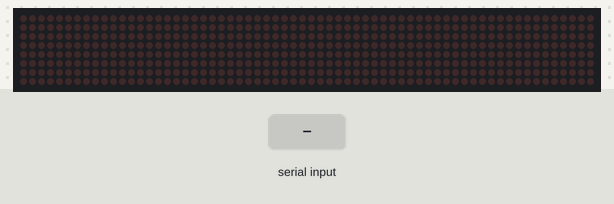
Bench run of a sketch on a simulated Arduino Uno, built with avr-gcc and run on an emulated ATmega328P. Shown: 64×8 LED matrix. The test bench sets the inputs (shaded band).

Above: at 1.2 s.
1.3 s: "1" received over the second serial link
At 2.4 s:
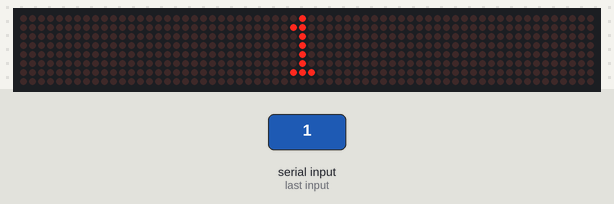
4.3 s: "0" received over the second serial link
At 6.5 s:
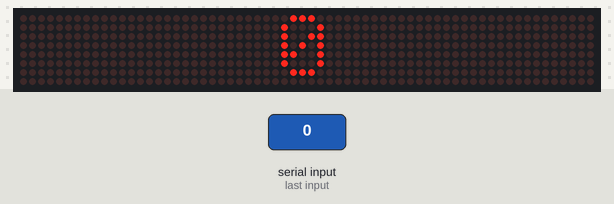
Timing chart, 0 to 8.0 s (numbered marks = the images above; inputs shaded):
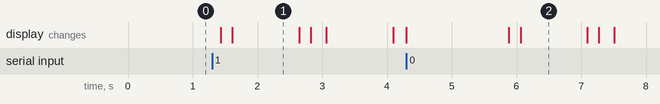

The sketch:

bt_led.ino
```cpp
#include <SoftwareSerial.h>
#include <MD_Parola.h>
#include <MD_MAX72xx.h>
#include <SPI.h>
#include "Parola_Fonts_data.h"

#define USE_UI_CONTROL 0

#define HARDWARE_TYPE MD_MAX72XX::ICSTATION_HW
#define MAX_DEVICES 8
#define CLK_PIN 13
#define DATA_PIN 11
#define CS_PIN 10
#define RX_PIN 0
#define TX_PIN 1

SoftwareSerial BTserial(RX_PIN, TX_PIN);
MD_Parola P = MD_Parola(HARDWARE_TYPE, DATA_PIN, CLK_PIN, CS_PIN, MAX_DEVICES);

uint8_t scrollSpeed = 30; // default frame delay value
textEffect_t scrollEffect = PA_SCROLL_LEFT;
textPosition_t scrollAlign = PA_LEFT;
uint16_t scrollPause = 100; // in milliseconds
textEffect_t textGrow = PA_GROW_UP;
textPosition_t growTextPosition = PA_CENTER;

// Global message buffers shared by Serial and Scrolling functions
#define BUF_SIZE 100
char curMessage[BUF_SIZE] = {"Booting..."};
char newMessage[BUF_SIZE] = {""};
bool newMessageAvailable = false;
String readString;
int repeat = 0;

//reading from Bluetooth serial, and copy readed chars to newMessage string
void readSerial(void)
{
  String readString;
  while (BTserial.available())
  {
    delay(100);
    char cp = (char)BTserial.read();
    readString += cp;
  }
  if (readString.length() > 0)
  {
    strcpy(newMessage, readString.c_str());
    newMessageAvailable = true;
    repeat = 0;
  }
  readString = "";
}

//setup the bluetooth serial and parola
void setup()
{
  Serial.begin(9600);
  BTserial.begin(9600);
  P.begin();
  P.setFont(ExtASCII);
  P.setIntensity(10);
}

// Read from serial, when new message available,
// display the text twice with grow_up or scrolling
// based on message length
void loop()
{
  readSerial();
  if (P.displayAnimate())
  {
    if (newMessageAvailable)
    {
      strcpy(curMessage, newMessage);
      if (repeat < 2)
      {
        if (strlen((char*)curMessage) > 10)
        {
          P.displayText(curMessage, scrollAlign, scrollSpeed, scrollPause, scrollEffect, scrollEffect);
        }
        else if (strlen((char*)curMessage) <= 10)
        {
          P.displayText(curMessage, growTextPosition, 30, 1000, textGrow, textGrow);
        }
        repeat++;
      } else {
        newMessageAvailable = false;
        P.displayReset();
        strcpy(curMessage, "");
      }
    }
  }
}
```

Parola_Fonts_data.h
```cpp
// Data file for UTF-8 example user defined fonts
#pragma once

MD_MAX72XX::fontType_t ExtASCII[] PROGMEM =
    {
        0,                               // 0 - 'Unused'
        0,                               // 1 - 'Unused'
        0,                               // 2 - 'Unused'
        0,                               // 3 - 'Unused'
        0,                               // 4 - 'Unused'
        0,                               // 5 - 'Unused'
        0,                               // 6 - 'Unused'
        0,                               // 7 - 'Unused'
        0,                               // 8 - 'Unused'
        0,                               // 9 - 'Unused'
        0,                               // 10 - 'Unused'
        0,                               // 11 - 'Unused'
        0,                               // 12 - 'Unused'
        0,                               // 13 - 'Unused'
        0,                               // 14 - 'Unused'
        0,                               // 15 - 'Unused'
        0,                               // 16 - 'Unused'
        0,                               // 17 - 'Unused'
        0,                               // 18 - 'Unused'
        0,                               // 19 - 'Unused'
        0,                               // 20 - 'Unused'
        0,                               // 21 - 'Unused'
        0,                               // 22 - 'Unused'
        0,                               // 23 - 'Unused'
        0,                               // 24 - 'Unused'
        0,                               // 25 - 'Unused'
        0,                               // 26 - 'Unused'
        0,                               // 27 - 'Unused'
        0,                               // 28 - 'Unused'
        0,                               // 29 - 'Unused'
        0,                               // 30 - 'Unused'
        0,                               // 31 - 'Unused'
        2, 0, 0,                         // 32 - 'Space'
        1, 95,                           // 33 - '!'
        3, 7, 0, 7,                      // 34 - '"'
        5, 20, 127, 20, 127, 20,         // 35 - '#'
        5, 36, 42, 127, 42, 18,          // 36 - '$'
        5, 35, 19, 8, 100, 98,           // 37 - '%'
        5, 54, 73, 86, 32, 80,           // 38 - '&'
        2, 4, 3,                         // 39
        3, 28, 34, 65,                   // 40 - '('
        3, 65, 34, 28,                   // 41 - ')'
        5, 42, 28, 127, 28, 42,          // 42 - '*'
        5, 8, 8, 62, 8, 8,               // 43 - '+'
        2, 128, 96,                      // 44 - ','
        5, 8, 8, 8, 8, 8,                // 45 - '-'
        2, 96, 96,                       // 46 - '.'
        5, 32, 16, 8, 4, 2,              // 47 - '/'
        5, 62, 81, 73, 69, 62,           // 48 - '0'
        3, 66, 127, 64,                  // 49 - '1'
        5, 114, 73, 73, 73, 70,          // 50 - '2'
        5, 33, 65, 73, 77, 51,           // 51 - '3'
        5, 24, 20, 18, 127, 16,          // 52 - '4'
        5, 39, 69, 69, 69, 57,           // 53 - '5'
        5, 60, 74, 73, 73, 49,           // 54 - '6'
        5, 65, 33, 17, 9, 7,             // 55 - '7'
        5, 54, 73, 73, 73, 54,           // 56 - '8'
        5, 70, 73, 73, 41, 30,           // 57 - '9'
        1, 20,                           // 58 - ':'
        2, 128, 104,                     // 59 - ';'
        4, 8, 20, 34, 65,                // 60 - '<'
        5, 20, 20, 20, 20, 20,           // 61 - '='
        4, 65, 34, 20, 8,                // 62 - '>'
        5, 2, 1, 89, 9, 6,               // 63 - '?'
        5, 62, 65, 93, 89, 78,           // 64 - '@'
        5, 124, 18, 17, 18, 124,         // 65 - 'A'
        5, 127, 73, 73, 73, 54,          // 66 - 'B'
        5, 62, 65, 65, 65, 34,           // 67 - 'C'
        5, 127, 65, 65, 65, 62,          // 68 - 'D'
        5, 127, 73, 73, 73, 65,          // 69 - 'E'
        5, 127, 9, 9, 9, 1,              // 70 - 'F'
        5, 62, 65, 65, 81, 115,          // 71 - 'G'
        5, 127, 8, 8, 8, 127,            // 72 - 'H'
        3, 65, 127, 65,                  // 73 - 'I'
        5, 32, 64, 65, 63, 1,            // 74 - 'J'
        5, 127, 8, 20, 34, 65,           // 75 - 'K'
        5, 127, 64, 64, 64, 64,          // 76 - 'L'
        5, 127, 2, 28, 2, 127,           // 77 - 'M'
        5, 127, 4, 8, 16, 127,           // 78 - 'N'
        5, 62, 65, 65, 65, 62,           // 79 - 'O'
        5, 127, 9, 9, 9, 6,              // 80 - 'P'
        5, 62, 65, 81, 33, 94,           // 81 - 'Q'
        5, 127, 9, 25, 41, 70,           // 82 - 'R'
        5, 38, 73, 73, 73, 50,           // 83 - 'S'
        5, 3, 1, 127, 1, 3,              // 84 - 'T'
        5, 63, 64, 64, 64, 63,           // 85 - 'U'
        5, 31, 32, 64, 32, 31,           // 86 - 'V'
        5, 63, 64, 56, 64, 63,           // 87 - 'W'
        5, 99, 20, 8, 20, 99,            // 88 - 'X'
        5, 3, 4, 120, 4, 3,              // 89 - 'Y'
        5, 97, 89, 73, 77, 67,           // 90 - 'Z'
        3, 127, 65, 65,                  // 91 - '['
        5, 2, 4, 8, 16, 32,              // 92 - '\'
        3, 65, 65, 127,                  // 93 - ']'
        5, 4, 2, 1, 2, 4,                // 94 - '^'
        5, 64, 64, 64, 64, 64,           // 95 - '_'
        2, 3, 4,                         // 96 - '`'
        5, 32, 84, 84, 120, 64,          // 97 - 'a'
        5, 127, 40, 68, 68, 56,          // 98 - 'b'
        5, 56, 68, 68, 68, 40,           // 99 - 'c'
        5, 56, 68, 68, 40, 127,          // 100 - 'd'
        5, 56, 84, 84, 84, 24,           // 101 - 'e'
        4, 8, 126, 9, 2,                 // 102 - 'f'
        5, 24, 164, 164, 156, 120,       // 103 - 'g'
        5, 127, 8, 4, 4, 120,            // 104 - 'h'
        3, 68, 125, 64,                  // 105 - 'i'
        4, 64, 128, 128, 122,            // 106 - 'j'
        4, 127, 16, 40, 68,              // 107 - 'k'
        3, 65, 127, 64,                  // 108 - 'l'
        5, 124, 4, 120, 4, 120,          // 109 - 'm'
        5, 124, 8, 4, 4, 120,            // 110 - 'n'
        5, 56, 68, 68, 68, 56,           // 111 - 'o'
        5, 252, 24, 36, 36, 24,          // 112 - 'p'
        5, 24, 36, 36, 24, 252,          // 113 - 'q'
        5, 124, 8, 4, 4, 8,              // 114 - 'r'
        5, 72, 84, 84, 84, 36,           // 115 - 's'
        4, 4, 63, 68, 36,                // 116 - 't'
        5, 60, 64, 64, 32, 124,          // 117 - 'u'
        5, 28, 32, 64, 32, 28,           // 118 - 'v'
        5, 60, 64, 48, 64, 60,           // 119 - 'w'
        5, 68, 40, 16, 40, 68,           // 120 - 'x'
        5, 76, 144, 144, 144, 124,       // 121 - 'y'
        5, 68, 100, 84, 76, 68,          // 122 - 'z'
        3, 8, 54, 65,                    // 123 - '{'
        1, 119,                          // 124 - '|'
        3, 65, 54, 8,                    // 125 - '}'
        5, 2, 1, 2, 4, 2,                // 126 - '~'
        0,                               // 127 - 'Unused'
        6, 20, 62, 85, 85, 65, 34,       // 128 - 'Euro sign'
        0,                               // 129 - 'Not used'
        2, 128, 96,                      // 130 - 'Single low 9 quotation mark'
        5, 192, 136, 126, 9, 3,          // 131 - 'f with hook'
        4, 128, 96, 128, 96,             // 132 - 'Single low 9 quotation mark'
        8, 96, 96, 0, 96, 96, 0, 96, 96, // 133 - 'Horizontal ellipsis'
        3, 4, 126, 4,                    // 134 - 'Dagger'
        3, 20, 126, 20,                  // 135 - 'Double dagger'
        4, 2, 1, 1, 2,                   // 136 - 'Modifier circumflex'
        7, 35, 19, 104, 100, 2, 97, 96,  // 137 - 'Per mille sign'
        5, 72, 85, 86, 85, 36,           // 138 - 'S with caron'
        3, 8, 20, 34,                    // 139 - '< quotation'
        6, 62, 65, 65, 127, 73, 73,      // 140 - 'OE'
        0,                               // 141 - 'Not used'
        5, 68, 101, 86, 77, 68,          // 142 - 'z with caron'
        0,                               // 143 - 'Not used'
        0,                               // 144 - 'Not used'
        2, 3, 4,                         // 145 - 'Left single quote mark'
        2, 4, 3,                         // 146 - 'Right single quote mark'
        4, 3, 4, 3, 4,                   // 147 - 'Left double quote marks'
        4, 4, 3, 4, 3,                   // 148 - 'Right double quote marks'
        4, 0, 24, 60, 24,                // 149 - 'Bullet Point'
        3, 8, 8, 8,                      // 150 - 'En dash'
        5, 8, 8, 8, 8, 8,                // 151 - 'Em dash'
        4, 2, 1, 2, 1,                   // 152 - 'Small ~'
        7, 1, 15, 1, 0, 15, 2, 15,       // 153 - 'TM'
        5, 72, 85, 86, 85, 36,           // 154 - 's with caron'
        3, 34, 20, 8,                    // 155 - '> quotation'
        7, 56, 68, 68, 124, 84, 84, 8,   // 156 - 'oe'
        0,                               // 157 - 'Not used'
        5, 68, 101, 86, 77, 68,          // 158 - 'z with caron'
        5, 12, 17, 96, 17, 12,           // 159 - 'Y diaresis'
        2, 0, 0,                         // 160 - 'Non-breaking space'
        1, 125,                          // 161 - 'Inverted !'
        5, 60, 36, 126, 36, 36,          // 162 - 'Cent sign'
        5, 72, 126, 73, 65, 102,         // 163 - 'Pound sign'
        5, 34, 28, 20, 28, 34,           // 164 - 'Currency sign'
        5, 43, 47, 252, 47, 43,          // 165 - 'Yen'
        1, 119,                          // 166 - '|'
        4, 102, 137, 149, 106,           // 167 - 'Section sign'
        3, 1, 0, 1,                      // 168 - 'Spacing diaresis'
        7, 62, 65, 93, 85, 85, 65, 62,   // 169 - 'Copyright'
        3, 13, 13, 15,                   // 170 - 'Feminine Ordinal Ind.'
        5, 8, 20, 42, 20, 34,            // 171 - '<<'
        5, 8, 8, 8, 8, 56,               // 172 - 'Not sign'
        0,                               // 173 - 'Soft Hyphen'
        7, 62, 65, 127, 75, 117, 65, 62, // 174 - 'Registered Trademark'
        5, 1, 1, 1, 1, 1,                // 175 - 'Spacing Macron Overline'
        3, 2, 5, 2,                      // 176 - 'Degree'
        5, 68, 68, 95, 68, 68,           // 177 - '+/-'
        3, 25, 21, 19,                   // 178 - 'Superscript 2'
        3, 17, 21, 31,                   // 179 - 'Superscript 3'
        2, 2, 1,                         // 180 - 'Acute accent'
        4, 252, 64, 64, 60,              // 181 - 'micro (mu)'
        5, 6, 9, 127, 1, 127,            // 182 - 'Paragraph Mark'
        2, 24, 24,                       // 183 - 'Middle Dot'
        3, 128, 128, 96,                 // 184 - 'Spacing sedilla'
        2, 2, 31,                        // 185 - 'Superscript 1'
        4, 6, 9, 9, 6,                   // 186 - 'Masculine Ordinal Ind.'
        5, 34, 20, 42, 20, 8,            // 187 - '>>'
        6, 64, 47, 16, 40, 52, 250,      // 188 - '1/4'
        6, 64, 47, 16, 200, 172, 186,    // 189 - '1/2'
        6, 85, 53, 31, 40, 52, 250,      // 190 - '3/4'
        5, 48, 72, 77, 64, 32,           // 191 - 'Inverted ?'
        5, 120, 20, 21, 22, 120,         // 192 - 'A grave'
        5, 120, 22, 21, 20, 120,         // 193 - 'A acute'
        5, 122, 21, 21, 21, 122,         // 194 - 'A circumflex'
        5, 120, 22, 21, 22, 121,         // 195 - 'A tilde'
        5, 120, 21, 20, 21, 120,         // 196 - 'A diaresis'
        5, 120, 20, 21, 20, 120,         // 197 - 'A ring above'
        6, 124, 10, 9, 127, 73, 73,      // 198 - 'AE'
        5, 30, 161, 161, 97, 18,         // 199 - 'C sedilla'
        4, 124, 85, 86, 68,              // 200 - 'E grave'
        4, 124, 86, 85, 68,              // 201 - 'E acute'
        4, 126, 85, 85, 70,              // 202 - 'E circumflex'
        4, 124, 85, 84, 69,              // 203 - 'E diaresis'
        3, 68, 125, 70,                  // 204 - 'I grave'
        3, 68, 126, 69,                  // 205 - 'I acute'
        3, 70, 125, 70,                  // 206 - 'I circumplex'
        3, 69, 124, 69,                  // 207 - 'I diaresis'
        6, 4, 127, 69, 65, 65, 62,       // 208 - 'Capital Eth'
        5, 124, 10, 17, 34, 125,         // 209 - 'N tilde'
        5, 56, 68, 69, 70, 56,           // 210 - 'O grave'
        5, 56, 70, 69, 68, 56,           // 211 - 'O acute'
        5, 58, 69, 69, 69, 58,           // 212 - 'O circumflex'
        5, 56, 70, 69, 70, 57,           // 213 - 'O tilde'
        5, 56, 69, 68, 69, 56,           // 214 - 'O diaresis'
        5, 34, 20, 8, 20, 34,            // 215 - 'Multiplication sign'
        7, 64, 62, 81, 73, 69, 62, 1,    // 216 - 'O slashed'
        5, 60, 65, 66, 64, 60,           // 217 - 'U grave'
        5, 60, 64, 66, 65, 60,           // 218 - 'U acute'
        5, 60, 66, 65, 34, 125,          // 219 - 'U circumflex'
        5, 60, 65, 64, 65, 60,           // 220 - 'U diaresis'
        5, 12, 16, 98, 17, 12,           // 221 - 'Y acute'
        4, 127, 18, 18, 12,              // 222 - 'Capital thorn'
        4, 254, 37, 37, 26,              // 223 - 'Small letter sharp S'
        5, 32, 84, 85, 122, 64,          // 224 - 'a grave'
        5, 32, 84, 86, 121, 64,          // 225 - 'a acute'
        5, 34, 85, 85, 121, 66,          // 226 - 'a circumflex'
        5, 32, 86, 85, 122, 65,          // 227 - 'a tilde'
        5, 32, 85, 84, 121, 64,          // 228 - 'a diaresis'
        5, 32, 84, 85, 120, 64,          // 229 - 'a ring above'
        7, 32, 84, 84, 124, 84, 84, 8,   // 230 - 'ae'
        5, 24, 36, 164, 228, 40,         // 231 - 'c sedilla'
        5, 56, 84, 85, 86, 88,           // 232 - 'e grave'
        5, 56, 84, 86, 85, 88,           // 233 - 'e acute'
        5, 58, 85, 85, 85, 90,           // 234 - 'e circumflex'
        5, 56, 85, 84, 85, 88,           // 235 - 'e diaresis'
        3, 68, 125, 66,                  // 236 - 'i grave'
        3, 68, 126, 65,                  // 237 - 'i acute'
        3, 70, 125, 66,                  // 238 - 'i circumflex'
        3, 69, 124, 65,                  // 239 - 'i diaresis'
        4, 48, 75, 74, 61,               // 240 - 'Small eth'
        4, 122, 9, 10, 113,              // 241 - 'n tilde'
        5, 56, 68, 69, 70, 56,           // 242 - 'o grave'
        5, 56, 70, 69, 68, 56,           // 243 - 'o acute'
        5, 58, 69, 69, 69, 58,           // 244 - 'o circumflex'
        5, 56, 70, 69, 70, 57,           // 245 - 'o tilde'
        5, 56, 69, 68, 69, 56,           // 246 - 'o diaresis'
        5, 8, 8, 42, 8, 8,               // 247 - 'Division sign'
        6, 64, 56, 84, 76, 68, 58,       // 248 - 'o slashed'
        5, 60, 65, 66, 32, 124,          // 249 - 'u grave'
        5, 60, 64, 66, 33, 124,          // 250 - 'u acute'
        5, 60, 66, 65, 34, 125,          // 251 - 'u circumflex'
        5, 60, 65, 64, 33, 124,          // 252 - 'u diaresis'
        4, 156, 162, 161, 124,           // 253 - 'y acute'
        4, 252, 72, 72, 48,              // 254 - 'small thorn'
        4, 157, 160, 160, 125,           // 255 - 'y diaresis'
};
```

Measured:
- after the input at 1.3 s, the display: first changes after 0.13 s (image 1 shows a later state)
- after the input at 4.3 s, the display: first differs from a run without the input after 1.6 s (image 2 shows a later state)
- what the display in image 1 shows lasts 1.0 s, from 1.6 s to 2.6 s
